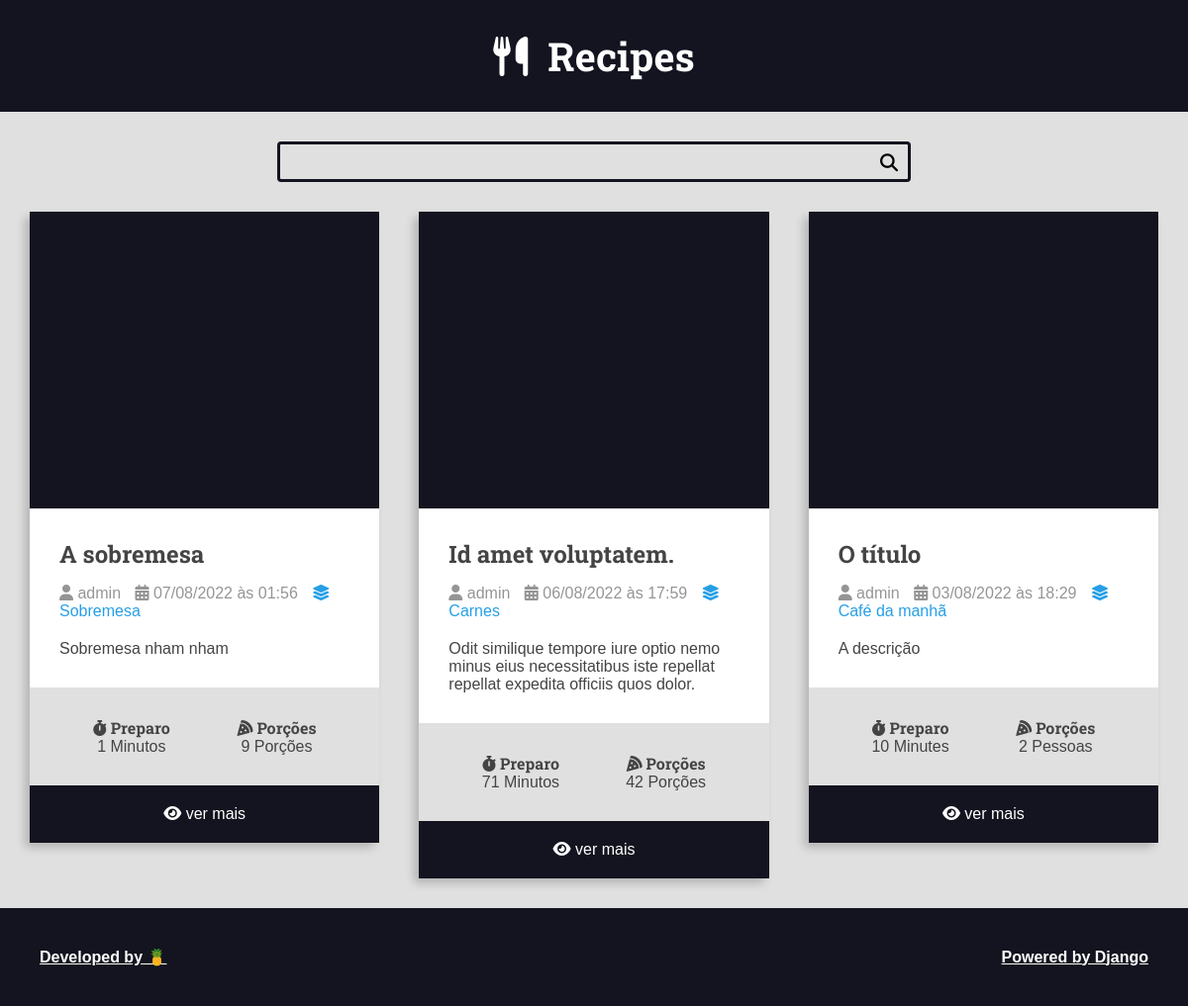
Before: / with the older database file.
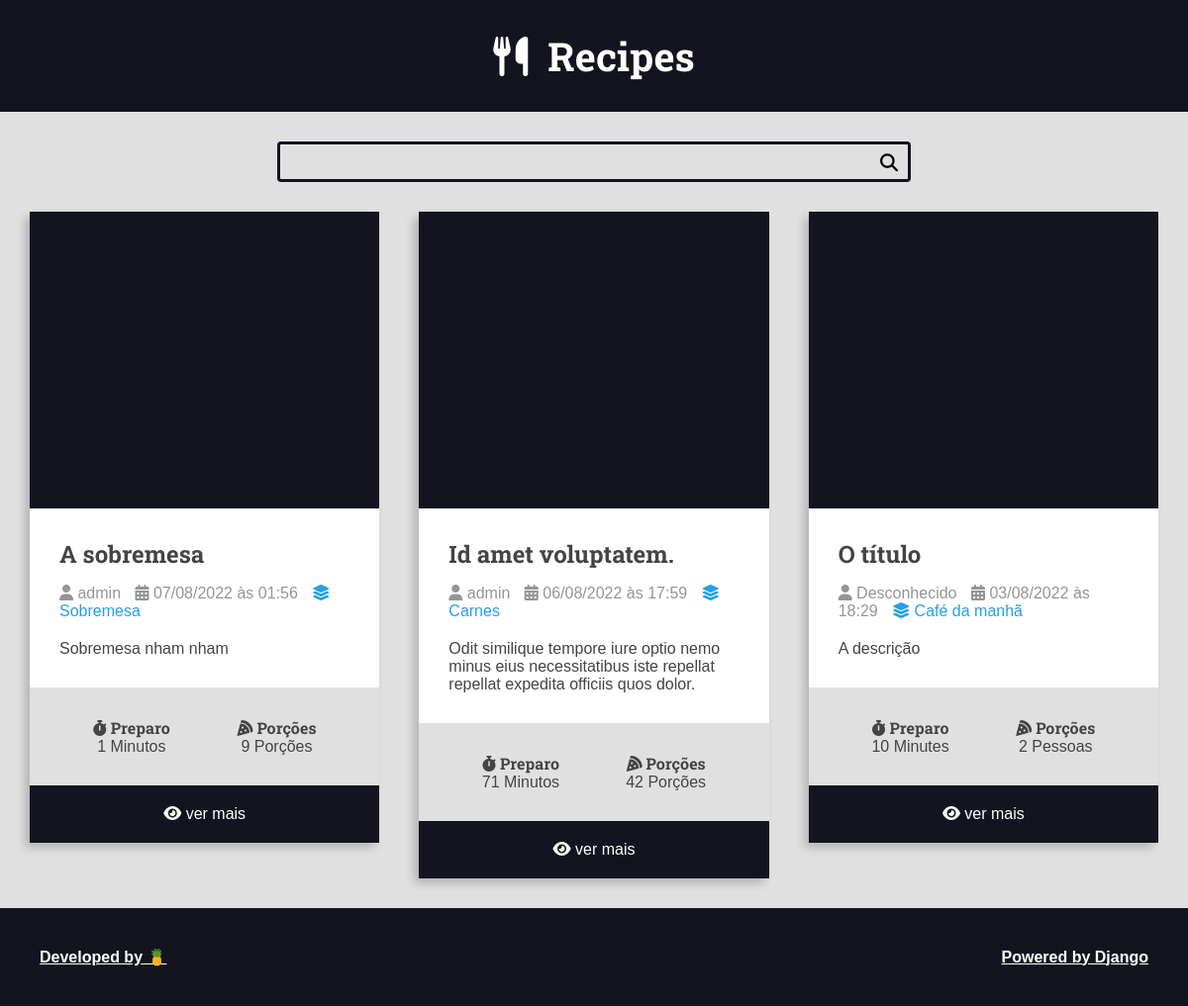
After: the same page with the newer database file.
### recipes/models.py (models this page shows, shortened)
class Recipe(models.Model):
    title = models.CharField(max_length=65)
    description = models.CharField(max_length=165)
    slug = models.SlugField()
    preparation_time = models.IntegerField()
    preparation_time_unit = models.CharField(max_length=65)
    servings = models.IntegerField()
    servings_unit = models.CharField(max_length=65)
    preparation_steps = models.TextField()
    preparation_steps_is_html = models.BooleanField(default=False)
    created_at = models.DateTimeField(auto_now_add=True)
    updated_at = models.DateTimeField(auto_now=True)
    is_published = models.BooleanField(default=False)
    cover = models.ImageField(upload_to='recipes/covers/%Y/%m/%d/')
    category = models.ForeignKey(
        Category,
        on_delete=models.SET_NULL,
        null=True,
        blank=True,
        default=None
    )
    author = models.ForeignKey(
        User,
        on_delete=models.SET_NULL,
        null=True,
        blank=True,
        default=None
    )

class Category(models.Model):
    name = models.CharField(max_length=65)

### recipes/views.py (the view)
# urls.py: 2. Add a URL to urlpatterns:  path('', views.home, name='home')
def home(request):
    recipes = Recipe.objects.filter(is_published=True).order_by('-id')
    return render(request, 'recipes/pages/home.html', context={
        'recipes': recipes
    })

### recipes/templates/recipes/pages/home.html (shortened to what this page needs)
{% extends 'global/base.html' %}
    {% block content %}
        <div class="main-content main-content-list container">
            {% for recipe in recipes %}
                {% include 'recipes/partials/recipe.html' %}
            {% endfor %}
        </div>
    {% endblock %}

### recipes/templates/recipes/partials/recipe.html (shortened to what this page needs)
<div class="recipe recipe-list-item">
    <div class="recipe-cover">
    </div>
    <div class="recipe-title-container">
        <h2 class="recipe-title">
            <a href="{% url 'recipes:recipe' recipe.id %}">
                {{recipe.title}}
            </a>
        </h2>
    </div>
    <div class="recipe-author">
        <span class="recipe-author-item">
            <i class="fas fa-user"></i>
            {% if recipe.author is not None %}
                {% if recipe.author.first_name %}
                    {{recipe.author.first_name}} {{recipe.author.last_name}}
                {% else %}
                    {{recipe.author.username}}
                {% endif %}
            {% else %}
                Desconhecido
            {% endif %}
        </span>
        <span class="recipe-author-item">
            <i class="fas fa-calendar-alt"></i>
            {{recipe.created_at|date:"d/m/Y à\s H:i"}}
        </span>
        {% if recipe.category is not None %}
            <span class="recipe-author-item">
                <a href="{% url 'recipes:category' recipe.category.id %}">
                    <i class="fas fa-layer-group"></i>
                    <span>{{recipe.category.name}}</span>
                </a>
            </span>
        {% endif %}
    </div>
    <div class="recipe-content">
        <p>
            {{recipe.description}}
        </p>
    </div>
    <div class="recipe-description-container">
        <div class="recipe-description recipe-preparation">
            <h3 class="recipe-description-title">
                <i class="fas fa-stopwatch"></i>
                Preparo
            </h3>
            <div class="recipe-description-text">
                {{recipe.preparation_time}} {{recipe.preparation_time_unit}}
            </div>
        </div>
        <div class="recipe-description recipe-servings">
            <h3 class="recipe-description-title">
                <i class="fas fa-pizza-slice"></i>
                Porções
            </h3>
            <div class="recipe-description-text">
                {{recipe.servings}} {{recipe.servings_unit}}
            </div>
        </div>
    </div>
    {% if is_detail_page is not True %}
        <footer class="recipe-footer">
            <a href="{% url 'recipes:recipe' recipe.id %}" class="recipe-read-more button button-dark button-full-width">
                <i class="fas fa-eye"></i>
                <span>ver mais</span>
            </a>
        </footer>
    {% endif %}
</div>

Changed rows visible on the page:
changed Recipe "O título": author.username "admin" → (not shown); now shows "Desconhecido"
